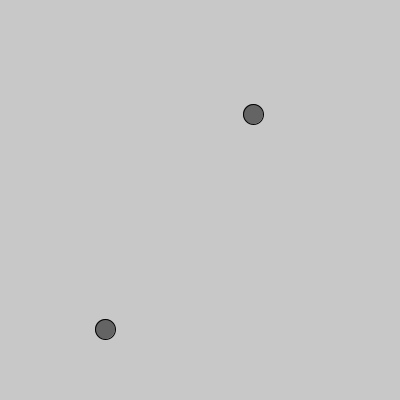
Frame 1 (no input)
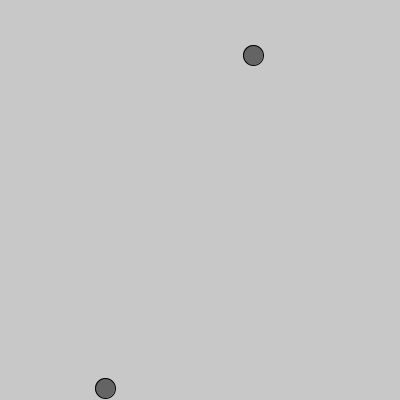
Frame 60 (the mouse pressed at the canvas centre just before this capture)
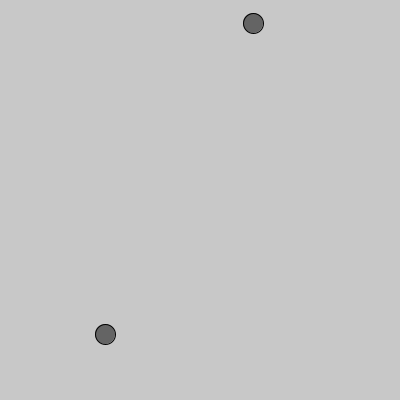
Frame 120 (the mouse held since frame 60 and released just before this capture)

The Processing sketch that drew these frames (run headless with seeded random() and noise(); from frame 60 on, the mouse is pressed at the canvas centre):

// Processing sketch: jugador_movimiento_random_x_2_detener
// ── jugador_movimiento_random_x_2_detener.pde
Jugador jugador1;
Jugador jugador2;

void setup(){
  size(400, 400);
  jugador1 = new Jugador();
  jugador2 = new Jugador();
}

void draw(){
  background(200);
  jugador1.dibujar();
  jugador2.dibujar();
}

void mouseClicked(){
  jugador1.click();
  jugador2.click();
}

// ── Jugador.pde
class Jugador {

  int posX;
  int posY;
  int tam = 20;
  color miColor;
  int dir;
  boolean movimiento = true;

  Jugador() {
    posX = round(random(tam, width - tam));
    posY = round(random(tam, height - tam));
    dir = floor(random(0, 4));
    miColor = color(100);
  }

  void dibujar() {
    fill(miColor);
    ellipse(posX, posY, tam, tam);
    calcularPosicion();
  }

  void click() {
    if (dist(mouseX, mouseY, posX, posY) < tam) {
      arrancarODetenerse();
    }
  }

  void arrancarODetenerse() {
    if(movimiento){
      miColor = color(255, 0, 0);
      movimiento = false;
    }else{
      miColor = color(100);
      movimiento = true;
    }
  }

  void calcularPosicion() {
    if (movimiento) {
      if (dir == 0) {
        posX++;
        if (posX+tam/2>width) {
          dir = 2;
        }
      } else if (dir == 1) {
        posY++;
        if (posY+tam/2>height) {
          dir = 3;
        }
      } else if (dir == 2) {
        posX--;
        if (posX-tam/2<0) {
          dir = 0;
        }
      } else if (dir == 3) {
        posY--;
        if (posY-tam/2<0) {
          dir = 1;
        }
      }
    }
  }
}
